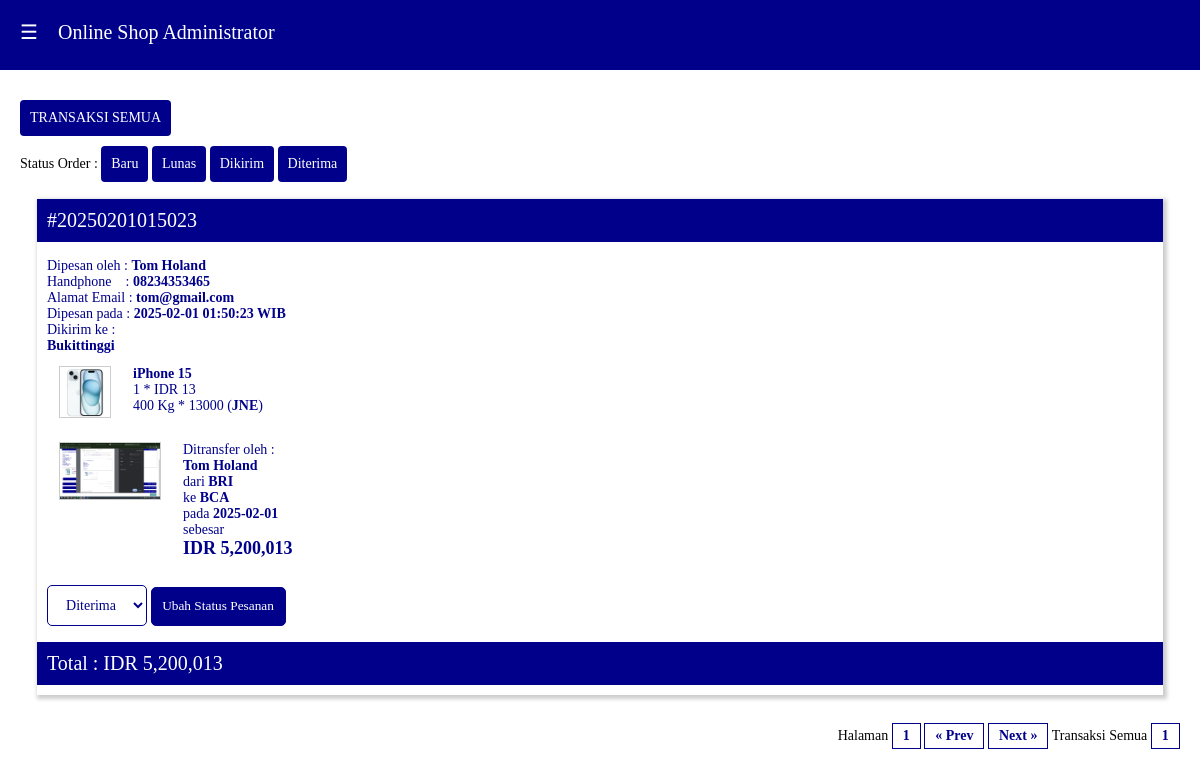
Screenshot of /admin/index.php?p=order&st=Semua (signed in) with the database file from the repository.
### tables this page shows
CREATE TABLE IF NOT EXISTS `orders` (
  `idorder` int(11) NOT NULL AUTO_INCREMENT,
  `noorder` double NOT NULL,
  `idanggota` int(11) NOT NULL,
  `alamatkirim` text NOT NULL,
  `total` double NOT NULL,
  `tglorder` datetime NOT NULL DEFAULT '0000-00-00 00:00:00',
  `statusorder` varchar(20) NOT NULL,
  PRIMARY KEY (`idorder`)
);

CREATE TABLE IF NOT EXISTS `anggota` (
  `idanggota` int(11) NOT NULL AUTO_INCREMENT,
  `email` varchar(50) NOT NULL,
  `password` varchar(20) NOT NULL,
  `nama` varchar(50) NOT NULL,
  `jk` char(1) NOT NULL,
  `tgllahir` date NOT NULL DEFAULT '0000-00-00',
  `alamat` text NOT NULL,
  `nohp` varchar(15) NOT NULL,
  `foto` text NOT NULL,
  `tgldaftar` datetime NOT NULL DEFAULT '0000-00-00 00:00:00',
  PRIMARY KEY (`idanggota`)
);

CREATE TABLE IF NOT EXISTS `orderdetail` (
  `idorder` int(11) NOT NULL,
  `idproduk` int(11) NOT NULL,
  `idjasa` int(11) NOT NULL,
  `jumlahbeli` int(11) NOT NULL,
  `subtotal` double NOT NULL
);

CREATE TABLE IF NOT EXISTS `produk` (
  `idproduk` int(11) NOT NULL AUTO_INCREMENT,
  `idkat` int(11) NOT NULL,
  `idadmin` int(11) NOT NULL,
  `nama` varchar(100) NOT NULL,
  `harga` double NOT NULL,
  `stok` int(11) NOT NULL,
  `spesifikasi` text NOT NULL,
  `detail` text NOT NULL,
  `diskon` int(11) NOT NULL,
  `berat` float NOT NULL,
  `isikotak` text NOT NULL,
  `foto1` text NOT NULL,
  `foto2` text NOT NULL,
  `tglproduk` datetime NOT NULL DEFAULT '0000-00-00 00:00:00',
  PRIMARY KEY (`idproduk`)
);

CREATE TABLE IF NOT EXISTS `jasakirim` (
  `idjasa` int(11) NOT NULL AUTO_INCREMENT,
  `idadmin` int(11) NOT NULL,
  `nama` varchar(30) NOT NULL,
  `logo` text NOT NULL,
  `detail` text NOT NULL,
  `tarif` double NOT NULL,
  PRIMARY KEY (`idjasa`)
);

CREATE TABLE IF NOT EXISTS `pembayaran` (
  `idbayar` int(11) NOT NULL AUTO_INCREMENT,
  `idorder` int(11) NOT NULL,
  `namabankpengirim` varchar(50) NOT NULL,
  `namapengirim` varchar(50) NOT NULL,
  `jumlahtransfer` double NOT NULL,
  `tgltransfer` date NOT NULL DEFAULT '0000-00-00',
  `namabankpenerima` varchar(50) NOT NULL,
  `bukti` text NOT NULL,
  PRIMARY KEY (`idbayar`)
);

### admin/order.php (the view, shortened to what this page needs)
<a href="<?php echo "?p=order&st=Semua"; ?>"><button type="button" class='btn btn-add'>TRANSAKSI SEMUA</button></a>
<br>Status Order :
<a href="<?php echo "?p=order&st=Baru"; ?>"><button type="button" class='btn btn-add'>Baru</button> </a>
<a href="<?php echo "?p=order&st=Lunas"; ?>"><button type="button" class='btn btn-add'>Lunas</button></a>
<a href="<?php echo "?p=order&st=Dikirim"; ?>"><button type="button" class='btn btn-add'>Dikirim</button></a>
<a href="<?php echo "?p=order&st=Diterima"; ?>"><button type="button" class='btn btn-add'>Diterima</button></a>
<br>
<?php
$batas =  2;
$halaman = $_GET['pg'];
if(empty($halaman)){
	$halaman = 1;
}else{
	$posisi = ($halaman - 1) * $batas;
}
if($_GET["st"] == "Semua"){
  $status = "";
}else{
  $status = "where statusorder='$_GET[st]'";
}
  $sqlo = mysqli_query($kon, "select * from orders $status order by tglorder desc");
  while($ro = mysqli_fetch_array($sqlo)){
	if($ro['statusorder'] == "Diterima"){
	  $pilb = "";	$pill = "";	$pilk = ""; $pilt = " selected";
	}
 	$sqlod = mysqli_query($kon, "select * from orders where idorder='$ro[idorder]'");
	$rod = mysqli_fetch_array($sqlod);
	$sqlag = mysqli_query($kon, "select * from anggota where idanggota='$rod[idanggota]'");
	$rag = mysqli_fetch_array($sqlag);
  	echo "<div class='dh12'>";
	echo "<div class='card'>";
	echo "<div class='kepalacard'>";
	echo "#$ro[noorder]";
	echo "</div>";
	echo "<div class='isicard'>";
	echo "<br>Dipesan oleh : <b>$rag[nama]</b><br>";
	echo "Handphone &nbsp; &nbsp;: <b>$rag[nohp]</b><br>";
	echo "Alamat Email : <b>$rag[email]</b><br>";
  	echo "Dipesan pada : <b>$ro[tglorder] WIB</b><br>";
	echo "Dikirim ke : <br><b>$ro[alamatkirim]</b><br>";
	echo "<table border='0' cellpadding='3px'>";
	$sqlordt = mysqli_query($kon, "select * from orderdetail where idorder='$ro[idorder]'");
	while($rordt = mysqli_fetch_array($sqlordt)){
	  $sqlpr = mysqli_query($kon, "select * from produk where idproduk='$rordt[idproduk]'");
	  $rpr = mysqli_fetch_array($sqlpr);
	  $sqlj = mysqli_query($kon, "select * from jasakirim where idjasa='$rordt[idjasa]'");
	  $rj = mysqli_fetch_array($sqlj);
      $disk = ($rpr["harga"] * $rpr["diskon"]) / 100;
      $hargabaru = $rpr["harga"] - $disk;
      $hrgbr = number_format($hargabaru);
      $brt = $rordt["jumlahbeli"] * $rpr["berat"];
	  echo "<tr valign='top'><td width='50px'><img src='../fotoproduk/$rpr[foto1]' height='50px;'></td>
	  <td><b>$rpr[nama]</b><br>$rordt[jumlahbeli] * IDR $hrgbr <br>$brt Kg * $rj[tarif] (<b>$rj[nama]</b>)</td></tr>";
	}
	echo "</table>";
	$sqlbyr = mysqli_query($kon, "select * from pembayaran where idorder='$ro[idorder]'");
	$rbyr = mysqli_fetch_array($sqlbyr);
	$rowbyr = mysqli_num_rows($sqlbyr);
	$jmltrs = number_format($rbyr["jumlahtransfer"]);
	if($rowbyr > 0){
		echo "<table width='100%' border='0'>";
		echo "<tr>";
		echo "<td width='100px'><a href='../buktibayar/$rbyr[bukti]' target='_blank'><img src='../buktibayar/$rbyr[bukti]' width='100px'></a></td>";
		echo "<td>Ditransfer oleh : <br><b>$rbyr[namapengirim]<br></b>
				  dari <b>$rbyr[namabankpengirim]</b><br>
				  ke <b>$rbyr[namabankpenerima]</b><br>
				  pada <b>$rbyr[tgltransfer]</b><br>
				  sebesar <br><big><b>IDR $jmltrs</b><big></td>";
		echo "</tr>";
		echo "</table>";
	}
	echo "<form method='post' action='?p=orderstatus' enctype='multipart/form-data'>";
	echo "<select name='statusorder'>
	<option value='Baru' $pilb>Baru</option>
	<option value='Lunas' $pill>Lunas</option>
	<option value='Dikirim' $pilk>Dikirim</option>
	<option value='Diterima' $pilt>Diterima</option>
	</select>
	<input type='submit' value='Ubah Status Pesanan'>";
	echo "</form><br>";
	$total = number_format($ro["total"]);
	echo "</div>";
	echo "<div class='kepalacard'>Total : IDR $total</div>";
	echo "</div><br>";
	echo "</div>";
  }
echo "<div class='dh12' align='right'>";
echo "Halaman ";
$sqlhal = mysqli_query($kon, "select * from orders $status");
$jmldata = mysqli_num_rows($sqlhal);
$jmlhal = ceil($jmldata/$batas);
for($i=1;$i<=$jmlhal;$i++){
  if ($i == $halaman){
	echo "<span class='kotak'><b>$i</b></span> ";
  }
}
if($halaman > 1){
	$previous=$halaman-1;
	echo "<span class='kotak'><a href=?p=order&pg=$previous&st=$_GET[st]>&laquo; Prev</a></span> ";
}
else
{
	echo "<span class='kotak'>&laquo; Prev</span> ";
}
if($halaman < $jmlhal){
	$next=$halaman+1;
	echo "<span class='kotak'><a href=?p=order&pg=$next&st=$_GET[st]>Next &raquo;</a></span>";
}
else{
	echo "<span class='kotak'>Next &raquo;</span>";
}
echo " Transaksi $_GET[st] <span class='kotak'><b>$jmldata</b></span>";
echo "<p></div>";
echo "<p>&nbsp;</p>";
  ?>

### admin/index.php (shortened to what this page needs)
<?php
  include "koneksi.php";
?>
<!DOCTYPE html PUBLIC "-//W3C//DTD XHTML 1.0 Transitional//EN" "http://www.w3.org/TR/xhtml1/DTD/xhtml1-transitional.dtd">
<html xmlns="http://www.w3.org/1999/xhtml">
<head>
<link rel="stylesheet" href="style.css" type="text/css" />
</head>
<body>
<?php
if(!empty($_SESSION["useradm"]) and !empty($_SESSION["passadm"])){
?>
<div class="grid">
  <div class="dh12">
	<div class="container1">
		<span style="font-size:20px;cursor:pointer; padding-right:15px;" onclick="openNav()">&#9776;</span>
		<a href="<?php echo "?p=home"; ?>">Online Shop Administrator</a>
	</div>
  </div>
</div>
<div class="grid">
  <div class="dh12">
	<div class="container2">
<?php
  if($_GET["p"]=="logout"){
	include "logout.php";
  }else if($_GET["p"]=="kategori"){
	include "kategori.php";
  }else if($_GET["p"]=="kategoriadd"){
	include "kategoriadd.php";
  }else if($_GET["p"]=="kategoriedit"){
	include "kategoriedit.php";
  }else if($_GET["p"]=="kategoridel"){
	include "kategoridel.php";
  }else if($_GET["p"]=="produk"){
	include "produk.php";
  }else if($_GET["p"]=="produkadd"){
	include "produkadd.php";
  }else if($_GET["p"]=="produkedit"){
	include "produkedit.php";
  }else if($_GET["p"]=="produkdel"){
	include "produkdel.php";
  }else if($_GET["p"]=="produkdetail"){
	include "produkdetail.php";
  }else if($_GET["p"]=="jasakirim"){
	include "jasakirim.php";
  }else if($_GET["p"]=="jasakirimadd"){
	include "jasakirimadd.php";
  }else if($_GET["p"]=="jasakirimedit"){
	include "jasakirimedit.php";
  }else if($_GET["p"]=="jasakirimdel"){
	include "jasakirimdel.php";
  }else if($_GET["p"]=="anggota"){
	include "anggota.php";
  }else if($_GET["p"]=="anggotadel"){
	include "anggotadel.php";
  }else if($_GET["p"]=="order"){
	include "order.php";
  }else if($_GET["p"]=="orderstatus"){
	include "orderstatus.php";
  }else{
    include "home.php";
  }
?>
	  </div>
	</div>
  </div>
<?php
}else{
  include "login.php";
}
?>
</body>
</html>

### admin/style.css (style rules this page uses)
body { font-family:Cambria; padding:0px; margin:0px; color:#000000; font-size:14px; }
input[type="text"], input[type="password"], input[type="file"], textarea, select { width:90%; padding:0.8em; margin-top:1em; border:1px solid #00008B; background-color:#FFFFFF; font-family:Cambria; font-size:14px; color:#00008B; text-align:center; border-radius:5px; }
input[type="submit"] { width:auto; margin-top:0.9em; color:#FFFFFF; background-color:#00008B; padding:0.8em; cursor:pointer; border:1px solid #00008B; font-family:Cambria; border-radius:5px; }
.grid { width:100%; padding-top:0px; padding-bottom:0px; overflow:hidden; }
.dh12 { width:99.99% }
.dh1, .dh2, .dh3, .dh4, .dh5, .dh6, .dh7, .dh8, .dh9, .dh10, .dh11, .dh12 { float:left; display:inline; margin:0 0%; }
.container1 { background-color:#00008B; height:40px; width:100%; color:#FFFFFF; font-family:Cambria; font-size:20px; padding-left:20px; padding-top:20px; padding-bottom:10px; position:fixed; z-index:1; }
.container1 a { color:#FFFFFF; text-decoration:none; }
.container2 { background-color:#FFFFFF; margin-top:70px; padding:20px; font-family:Cambria; font-size:14px; }
a { color:#00008B; text-decoration:none; }
.btn { padding:9px 9px; text-align:center; border:1px solid transparent; border-radius:4px; font-family:Cambria; font-size:14px; margin-top:10px; width:auto; }
.btn-add { color:#FFFFFF; background-color:#00008B; cursor:pointer; }
table { width:100%; border-color:#CCCCCC; }
td { padding:10px; background-color:#FFFFFF; font-size:14px; color:#00008B; vertical-align:top; }
td big { font-size:20px; font-weight:bold; }
.card { margin:17px; min-height:230px; border:thin; box-shadow: 2px 2px 4px 2px rgba(0,0,0,0.2); padding-bottom:10px; }
.kepalacard { padding:10px; background-color:#00008B; color:#FFFFFF; font-family:Century Gothic; font-size:20px; }
.isicard { padding-left:10px; padding-right:10px; background-color:#FFFFFF; color:#00008B; min-height:185px; font-size:14px; }
.isicard select { width:100px; padding:0.8em; margin-top:1em; border:1px solid #00008B; background-color:#FFFFFF; font-family:Cambria; font-size:14px; color:#00008B; text-align:center; border-radius:5px; }
.isicard hr, .isicard img { border:1px solid rgba(0,0,0,0.2); }
.isicard big { font-size:18px; font-weight:bold; }
.kotak { border:1px solid #00008B; color:#00008B; padding:4px 10px 5px; font-size:14px; margin:0 0px 0 0; font-weight:bold; }

### rows the page displays
orders: noorder "20250201015023", idanggota.nama "Tom Holand", idanggota.nohp "08234353465", idanggota.email "tom@gmail.com", tglorder "2025-02-01 01:50:23", alamatkirim "Bukittinggi", pembayaran.bukti (picture), pembayaran.namapengirim "Tom Holand", pembayaran.namabankpengirim "BRI", pembayaran.namabankpenerima "BCA", pembayaran.tgltransfer "2025-02-01", pembayaran.jumlahtransfer "5,200,013", total "5,200,013"
orderdetail: idproduk.foto1 (picture), idproduk.nama "iPhone 15", jumlahbeli "1", idproduk.diskon "13", jumlahbeli.berat "400", idjasa.tarif "13000", idjasa.nama "JNE"

### other values shown
$_GET[st] "Semua"
$jmldata "1"
